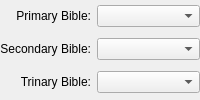
       <widget class="QWidget" name="widgetBibles2" native="true">
        <layout class="QGridLayout" name="gridLayout_3">
         <property name="leftMargin">
          <number>0</number>
         </property>
         <property name="topMargin">
          <number>0</number>
         </property>
         <property name="rightMargin">
          <number>0</number>
         </property>
         <property name="bottomMargin">
          <number>0</number>
         </property>
         <item row="0" column="0">
          <widget class="QLabel" name="labelPrimaryBible2">
           <property name="text">
            <string>Primary Bible:</string>
           </property>
           <property name="alignment">
            <set>Qt::AlignRight|Qt::AlignTrailing|Qt::AlignVCenter</set>
           </property>
          </widget>
         </item>
         <item row="0" column="1">
          <widget class="QComboBox" name="comboBoxPrimaryBible2">
           <property name="sizePolicy">
            <sizepolicy hsizetype="Expanding" vsizetype="Fixed">
             <horstretch>0</horstretch>
             <verstretch>0</verstretch>
            </sizepolicy>
           </property>
          </widget>
         </item>
         <item row="1" column="0">
          <widget class="QLabel" name="labelSecondaryBible2">
           <property name="text">
            <string>Secondary Bible:</string>
           </property>
           <property name="alignment">
            <set>Qt::AlignRight|Qt::AlignTrailing|Qt::AlignVCenter</set>
           </property>
          </widget>
         </item>
         <item row="1" column="1">
          <widget class="QComboBox" name="comboBoxSecondaryBible2">
           <property name="sizePolicy">
            <sizepolicy hsizetype="Expanding" vsizetype="Fixed">
             <horstretch>0</horstretch>
             <verstretch>0</verstretch>
            </sizepolicy>
           </property>
          </widget>
         </item>
         <item row="2" column="0">
          <widget class="QLabel" name="labelTrinaryBible2">
           <property name="text">
            <string>Trinary Bible:</string>
           </property>
           <property name="alignment">
            <set>Qt::AlignRight|Qt::AlignTrailing|Qt::AlignVCenter</set>
           </property>
          </widget>
         </item>
         <item row="2" column="1">
          <widget class="QComboBox" name="comboBoxTrinaryBible2">
           <property name="sizePolicy">
            <sizepolicy hsizetype="Expanding" vsizetype="Fixed">
             <horstretch>0</horstretch>
             <verstretch>0</verstretch>
            </sizepolicy>
           </property>
          </widget>
         </item>
        </layout>
       </widget>
